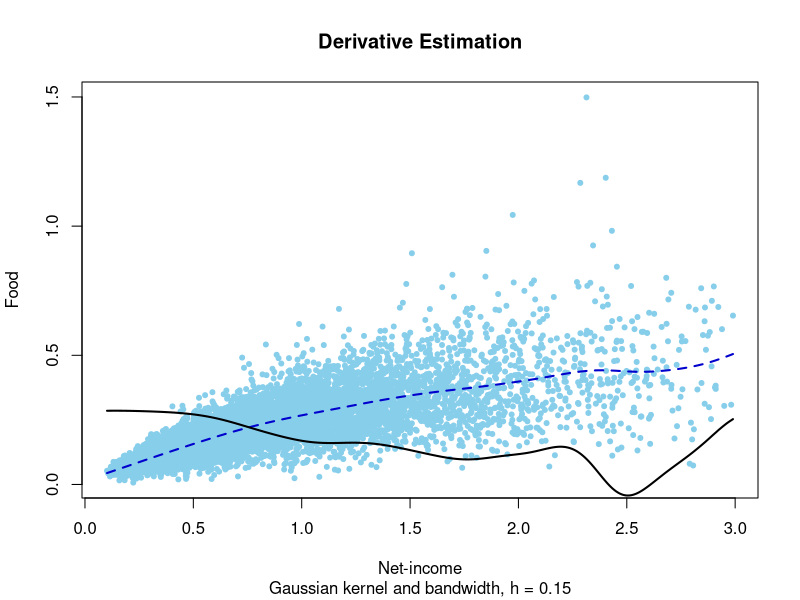

Write the R code that produced this figure.

# clear variables and close windows
rm(list = ls(all = TRUE))
graphics.off()

# install and load packages
libraries = c("KernSmooth")
lapply(libraries, function(x) if (!(x %in% installed.packages())) {
install.packages(x)
})
lapply(libraries, library, quietly = TRUE, character.only = TRUE)

# load data
x = read.table("agg73sh.dat")
x = cbind(x[, 1], x[, 4])  # select income and food expenditures
h = 0.15  # bandwidth

# local polynomial regression
mh = locpoly(x[, 1], x[, 2], drv = 0L, degree = 1L, kernel = "normal", bandwidth = h)
md = locpoly(x[, 1], x[, 2], drv = 1, degree = 1L, kernel = "normal", bandwidth = h)

# plot
plot(x, type = "n", main = "Derivative Estimation", xlab = "Net-income", ylab = "Food", 
    sub = paste("Gaussian kernel and bandwidth, h =", h))
points(x, col = "skyblue", pch = 20)
lines(mh, lwd = 2, col = "blue3", lty = "dashed")
lines(md, lwd = 2, col = "black")
